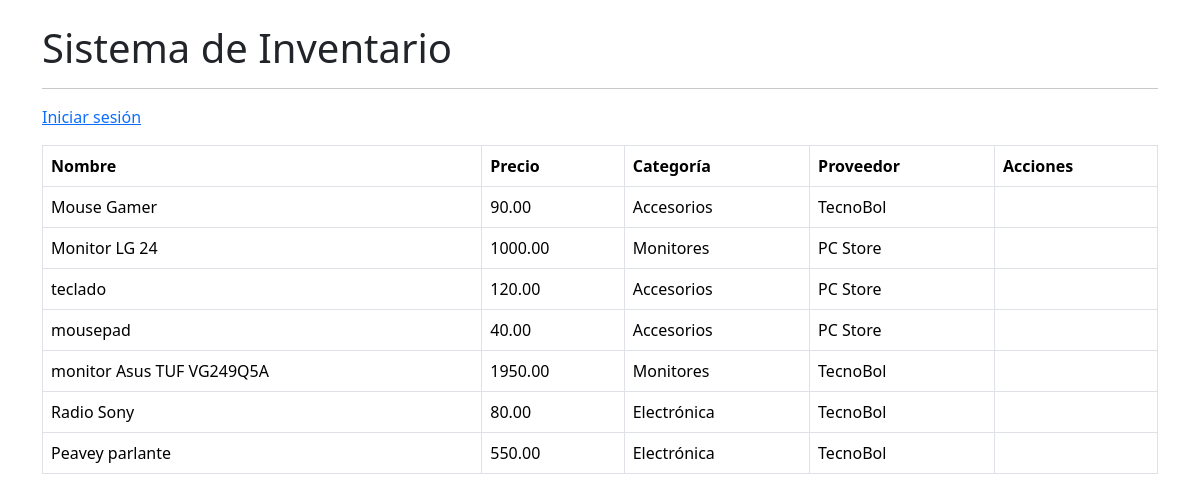
The page / on the database its author committed.
### inventario/models.py (models this page shows, shortened)
class Producto(models.Model):
    nombre = models.CharField(max_length=100)
    descripcion = models.TextField()
    precio = models.DecimalField(max_digits=10, decimal_places=2)
    categoria = models.ForeignKey(
        Categoria,
        on_delete=models.CASCADE
    )
    proveedor = models.ForeignKey(
        Proveedor,
        on_delete=models.CASCADE
    )

class Categoria(models.Model):
    nombre = models.CharField(max_length=100)
    slug = models.SlugField(blank=True)
    def __str__(self):
        return self.nombre

class Proveedor(models.Model):
    nombre = models.CharField(max_length=100)
    telefono = models.CharField(max_length=20)
    def __str__(self):
        return self.nombre

### inventario/views.py (the view)
def lista_productos(request):
    productos = Producto.objects.all()
    return render(
        request,
        'inventario/lista_productos.html',
        {'productos': productos}
    )

### inventario/templates/inventario/lista_productos.html (shortened to what this page needs)
{% extends 'inventario/base.html' %}
{% block contenido %}
<table class="table table-bordered">
<tr>
    <th>Nombre</th>
    <th>Precio</th>
    <th>Categoría</th>
    <th>Proveedor</th>
    <th>Acciones</th>
</tr>
{% for producto in productos %}
<tr>
    <td>{{ producto.nombre }}</td>
    <td>{{ producto.precio }}</td>
    <td>{{ producto.categoria }}</td>
    <td>{{ producto.proveedor }}</td>
    <td>
    </td>
</tr>
{% endfor %}
</table>
{% endblock %}

### inventario/templates/inventario/base.html (shortened to what this page needs)
<!DOCTYPE html>
<html>
<head>
<link href="https://cdn.jsdelivr.net/npm/bootstrap@5.3.3/dist/css/bootstrap.min.css"
rel="stylesheet">
</head>
<body>
<div class="container mt-4">
    <h1>Sistema de Inventario</h1>
    <hr>
    <div class="mb-3">
    {% if user.is_authenticated %}
        Bienvenido {{ user.username }}
        |
        <form action="{% url 'logout' %}" method="post" style="display:inline;">
            {% csrf_token %}
            <button type="submit" class="btn btn-link p-0">
                Cerrar sesión
            </button>
        </form>
    {% else %}
        <a href="{% url 'login' %}">
            Iniciar sesión
        </a>
    {% endif %}
    </div>
    {% block contenido %}
    {% endblock %}
</div>
</body>
</html>

### rows shown on the page
Producto: nombre "Mouse Gamer", precio "90.00", categoria "Accesorios", proveedor "TecnoBol"
Producto: nombre "Monitor LG 24", precio "1000.00", categoria "Monitores", proveedor "PC Store"
Producto: nombre "teclado", precio "120.00", categoria "Accesorios", proveedor "PC Store"
Producto: nombre "mousepad", precio "40.00", categoria "Accesorios", proveedor "PC Store"
Producto: nombre "monitor Asus TUF VG249Q5A", precio "1950.00", categoria "Monitores", proveedor "TecnoBol"
Producto: nombre "Radio Sony", precio "80.00", categoria "Electrónica", proveedor "TecnoBol"
Producto: nombre "Peavey parlante", precio "550.00", categoria "Electrónica", proveedor "TecnoBol"
